Frame 1 (no input): blank canvas, image omitted
Frame 60 (the mouse pressed at the canvas centre just before this capture): blank canvas, image omitted
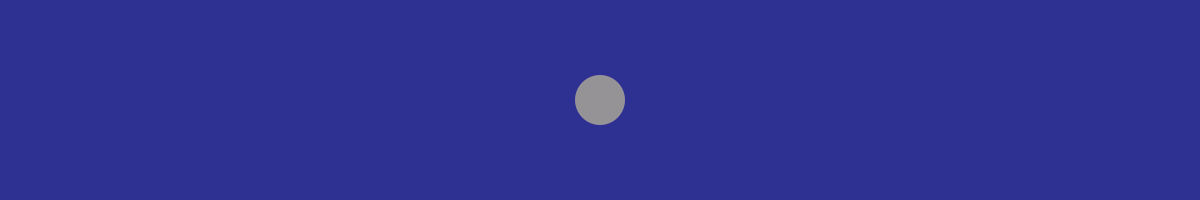
Frame 120 (the mouse held since frame 60 and released just before this capture)

The Processing sketch whose frames 1 and 60 were blank and that drew this single picture after the mouse press (run headless with seeded random() and noise(); from frame 60 on, the mouse is pressed at the canvas centre):

// Processing sketch: sketch_200623a
// ── sketch_200623a.pde
float transparency;
void setup(){
  size(1200,200);
  noStroke();
}

void draw(){
  background(#2E3192);
  transparency = map(mouseY, 0, 200, 0, 255); 
  print(transparency);
  fill(#fff49d, transparency);
  
  circle(mouseX, mouseY, 50);
}
